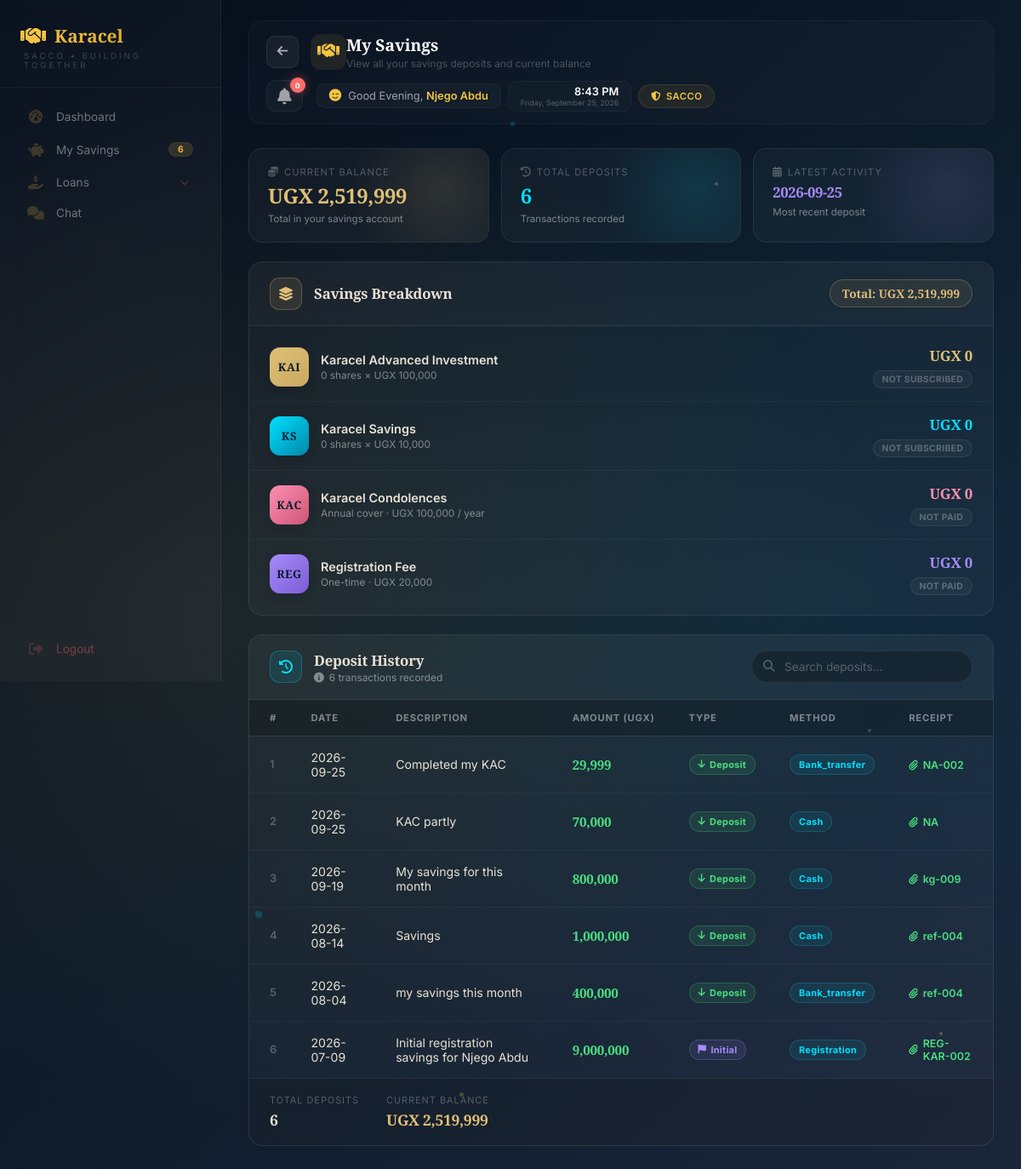
The page /member/savings (signed in) on the database as committed earlier.
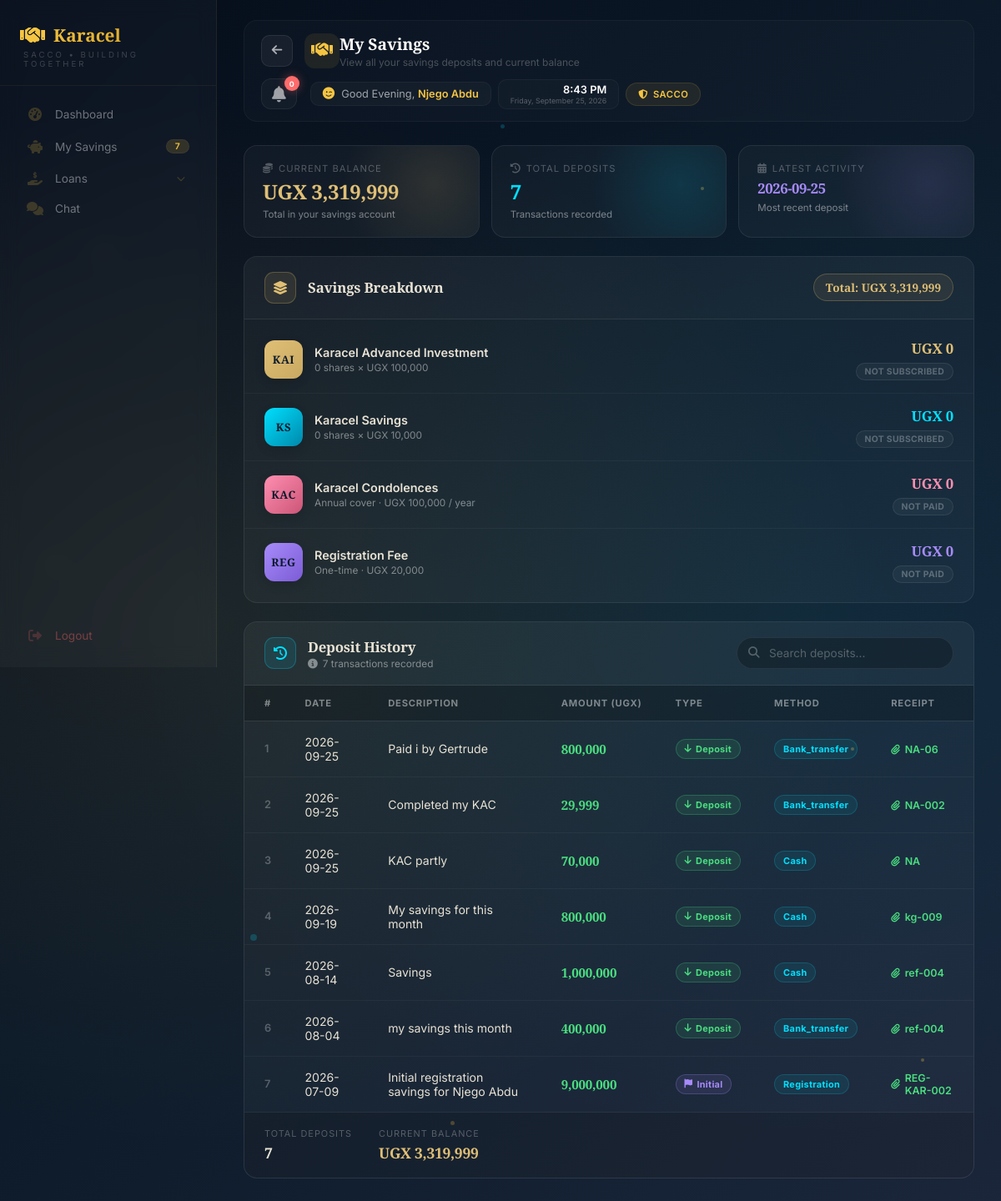
The same page on the database as committed later.
### tables this page shows
CREATE TABLE users (
        id INTEGER PRIMARY KEY AUTOINCREMENT,
        full_name TEXT NOT NULL,
        gender TEXT,
        dob TEXT,
        sacco_number TEXT UNIQUE NOT NULL,
        email TEXT,
        phone TEXT,
        address TEXT,
        password TEXT NOT NULL,
        role TEXT DEFAULT 'member',
        status TEXT DEFAULT 'active',
        savings_balance REAL DEFAULT 0,
        next_of_kin_name TEXT,
        relationship TEXT,
        next_of_kin_phone TEXT,
        registration_date TIMESTAMP DEFAULT CURRENT_TIMESTAMP
    , kai_shares INTEGER DEFAULT 0, ks_shares INTEGER DEFAULT 0, kac_paid INTEGER DEFAULT 0, kac_paid_date TEXT, registration_fee_paid INTEGER DEFAULT 0, registration_fee_paid_date TEXT, account_number TEXT);

CREATE TABLE savings_deposits (
            id INTEGER PRIMARY KEY AUTOINCREMENT,
            user_id INTEGER NOT NULL,
            amount REAL NOT NULL,
            deposit_date TEXT NOT NULL,
            payment_method TEXT,
            receipt_number TEXT,
            notes TEXT,
            created_at TIMESTAMP DEFAULT CURRENT_TIMESTAMP, reference TEXT, savings_type TEXT DEFAULT "KAI", shares INTEGER DEFAULT 0,
            FOREIGN KEY (user_id) REFERENCES users(id)
        );

### app.py (the view)
@app.route("/member/savings")
def member_savings():
    if "user_id" not in session:
        return redirect("/login")
    user_id = session["user_id"]
    db = get_db()
    try:
        member = db.execute("SELECT * FROM users WHERE id = ?", (user_id,)).fetchone()
        if not member:
            db.close()
            flash('Member not found', 'danger')
            return redirect(url_for('member_dashboard'))
        savings_deposits = db.execute("""
            SELECT * FROM savings_deposits
            WHERE user_id = ?
            ORDER BY deposit_date DESC, created_at DESC
        """, (user_id,)).fetchall()
        savings_balance = float(member['savings_balance'] or 0)
        total_savings = savings_balance
        db.close()
        return render_template(
            "member/member-savings.html",
            savings_deposits=savings_deposits,
            savings_balance=savings_balance,
            total_savings=total_savings,
            member=member
        )
    except Exception as e:
        db.close()
        flash(f'Error loading savings: {str(e)}', 'danger')
        return redirect(url_for('member_dashboard'))

### app.py (called while the page is built)
def get_db():
    conn = sqlite3.connect("sacco.db")
    conn.row_factory = sqlite3.Row
    return conn

@app.context_processor
def inject_globals():
    from datetime import datetime
    completed_loans = 0
    try:
        if 'user_id' in session:
            role = session.get('role', '')
            if role in ['treasurer', 'admin', 'chairperson']:
                db = get_db()
                completed_loans = db.execute("SELECT COUNT(*) FROM loans WHERE status = 'completed'").fetchone()[0]
                db.close()
    except Exception as e:
        print(f"Error getting completed_loans: {e}")
    return {
        'now': datetime.now(),
        'completed_loans': completed_loans
    }

### templates/member/member-savings.html (shortened to what the changed rows need)
{% extends "member/member-base.html" %}
{% block page_title %}My Savings{% endblock %}
{% block content %}
{% set savings_deposits = savings_deposits|default([]) %}
{% set savings_balance = savings_balance|default(0) %}
{% set total_savings = total_savings|default(0) %}
<div class="savings-page">
    <div class="savings-summary-strip">
        <div class="savings-summary-card accent-gold">
            <div class="ss-label"><i class="fas fa-coins"></i> Current Balance</div>
            <div class="ss-value gold">UGX {{ "{:,.0f}".format(savings_balance) if savings_balance else '0' }}</div>
            <div class="ss-sub">Total in your savings account</div>
        </div>
        <div class="savings-summary-card accent-blue">
            <div class="ss-label"><i class="fas fa-history"></i> Total Deposits</div>
            <div class="ss-value blue">{{ savings_deposits|length if savings_deposits else 0 }}</div>
            <div class="ss-sub">Transactions recorded</div>
        </div>
        <div class="savings-summary-card accent-purple">
            <div class="ss-label"><i class="fas fa-calendar-alt"></i> Latest Activity</div>
            <div class="ss-value purple" style="font-size: 1.05rem;">
                {% if savings_deposits and savings_deposits|length > 0 %}
                    {{ savings_deposits[0].deposit_date }}
                {% else %}
                    No activity
                {% endif %}
            </div>
            <div class="ss-sub">Most recent deposit</div>
        </div>
    </div>
    <div class="savings-breakdown-panel">
        <div class="savings-breakdown-header">
            <div class="icon-box"><i class="fas fa-layer-group"></i></div>
            <h3>Savings Breakdown</h3>
            <span class="total-pill">
                Total: UGX {{ "{:,.0f}".format(savings_balance) if savings_balance else '0' }}
            </span>
        </div>
    </div>
    <div class="deposits-panel">
        <div class="deposits-header">
            <div class="deposits-header-left">
                <div>
                    <h3>Deposit History</h3>
                    <div class="subtext">
                        <i class="fas fa-info-circle"></i>
                        {{ savings_deposits|length if savings_deposits else 0 }} transaction{{ 's' if (savings_deposits|length if savings_deposits else 0) != 1 else '' }} recorded
                    </div>
                </div>
            </div>
        </div>
        <div class="sv-table-wrapper">
            <table class="sv-table" id="savingsTable">
                <thead>
                    <tr>
                        <th>#</th>
                        <th>Date</th>
                        <th>Description</th>
                        <th>Amount (UGX)</th>
                        <th>Type</th>
                        <th>Method</th>
                        <th>Receipt</th>
                    </tr>
                </thead>
                <tbody id="tableBody">
                    {% if savings_deposits and savings_deposits|length > 0 %}
                        {% for deposit in savings_deposits %}
                            <tr>
                                <td>{{ loop.index }}</td>
                                <td>{{ deposit.deposit_date }}</td>
                                <td>{{ deposit.notes or 'Savings Deposit' }}</td>
                                <td><strong>{{ "{:,.0f}".format(deposit.amount) }}</strong></td>
                                <td>
                                    {% if deposit.payment_method == 'registration' %}
                                        <span class="sv-badge type-initial"><i class="fas fa-flag"></i> Initial</span>
                                    {% else %}
                                        <span class="sv-badge type-deposit"><i class="fas fa-arrow-down"></i> Deposit</span>
                                    {% endif %}
                                </td>
                                <td>
                                    <span class="sv-badge method">
                                        {{ deposit.payment_method|capitalize if deposit.payment_method else 'Cash' }}
                                    </span>
                                </td>
                                <td>
                                    {% if deposit.receipt_number %}
                                        <span class="sv-receipt" title="Receipt available">
                                            <i class="fas fa-paperclip"></i> {{ deposit.receipt_number }}
                                        </span>
                                    {% else %}
                                        <span style="color: rgba(255,255,255,0.15);">—</span>
                                    {% endif %}
                                </td>
                            </tr>
                        {% endfor %}
                    {% endif %}
                </tbody>
            </table>
        </div>
        <div class="sv-table-footer">
            <div class="sv-footer-stats">
                <div class="sv-footer-stat">
                    <span class="fs-label">Total Deposits</span>
                    <span class="fs-value">{{ savings_deposits|length if savings_deposits else 0 }}</span>
                </div>
                <div class="sv-footer-stat">
                    <span class="fs-label">Current Balance</span>
                    <span class="fs-value highlight">UGX {{ "{:,.0f}".format(savings_balance) if savings_balance else '0' }}</span>
                </div>
            </div>
        </div>
    </div>
</div>
{% endblock %}

### templates/member/member-base.html (shortened to what this page needs)
<!DOCTYPE html>
<html lang="en">
<head>
    <link rel="stylesheet" href="https://cdnjs.cloudflare.com/ajax/libs/font-awesome/6.4.0/css/all.min.css">
    <link rel="stylesheet" href="{{ url_for('static', filename='member_dashboard.css') }}">
</head>
<body>
<div class="particles">
    <div class="particle"></div>
    <div class="particle"></div>
    <div class="particle"></div>
    <div class="particle"></div>
    <div class="particle"></div>
    <div class="particle"></div>
    <div class="particle"></div>
    <div class="particle"></div>
</div>
<div class="dashboard-wrapper">
    <aside class="sidebar">
        <div class="sidebar-logo">
            <h2><i class="fas fa-handshake"></i> <span>Karacel</span></h2>
            <p>SACCO • Building Together</p>
        </div>
        <div class="sidebar-nav">
            <a href="#" onclick="navigateTo('dashboard', event)" class="nav-item {% if active_page == 'dashboard' %}active{% endif %}">
                <i class="fas fa-tachometer-alt"></i>
                <span>Dashboard</span>
            </a>
            <a href="#" onclick="navigateTo('savings', event)" class="nav-item {% if active_page == 'savings' %}active{% endif %}">
                <i class="fas fa-piggy-bank"></i>
                <span>My Savings</span>
                <span class="badge">{{ savings_deposits|length if savings_deposits else 0 }}</span>
            </a>
            <div class="nav-dropdown">
                <a href="#" class="nav-item nav-dropdown-toggle" onclick="toggleDropdown(event)">
                    <i class="fas fa-hand-holding-usd"></i>
                    <span>Loans</span>
                    <i class="fas fa-chevron-down"></i>
                </a>
                <a href="{{ url_for('member_chat') }}" class="nav-item {% if active_page == 'chat' %}active{% endif %}">
                    <i class="fas fa-comments"></i>
                    <span>Chat</span>
                </a>
            </div>
            <a href="{{ url_for('logout') }}" class="nav-item logout">
                <i class="fas fa-sign-out-alt"></i>
                <span>Logout</span>
            </a>
        </div>
    </aside>
    <div class="dashboard-container">
        <div class="modern-app-bar">
            <div class="app-bar-left">
                <button type="button" class="nav-back-btn" onclick="memberGoBack()" title="Go back">
                    <i class="fas fa-arrow-left"></i>
                </button>
                <div class="app-bar-icon">
                    <i class="fas fa-handshake"></i>
                </div>
                <div class="app-bar-title">
                    <h2 id="pageTitle">{% block page_title %}Dashboard{% endblock %}</h2>
                    <p id="pageSubtitle">{% block page_subtitle %}Your SACCO overview{% endblock %}</p>
                </div>
            </div>
            <div class="app-bar-right">
                <div class="notification-bell-wrapper" onclick="toggleNotificationDropdown(event)">
                    <i class="fas fa-bell bell-icon"></i>
                    <span class="bell-badge {% if unread_count == 0 %}zero{% endif %}" id="notificationBadge">
                        {{ unread_count if unread_count is defined else 0 }}
                    </span>
                </div>
                <div class="greeting-widget">
                    <i class="fas fa-smile-wink"></i>
                    <span class="greeting-text">
                        Good <span id="greetingTime">Evening</span>,
                        <span id="greetingName" class="greeting-name">{{ member.full_name | safe if member else 'Member' }}</span>
                    </span>
                </div>
                <div class="date-widget">
                    <div class="time" id="currentTime">--:-- --</div>
                    <div class="date" id="currentDate">Loading...</div>
                </div>
                <div class="sacco-badge">
                    <i class="fas fa-shield-alt"></i> SACCO
                </div>
            </div>
        </div>
        {% block content %}
        {% endblock %}
    </div>
</div>
</body>
</html>

Rows that differ between the two databases and show on the page:
changed users "Njego Abdu": savings_balance "2,519,999" → "3,319,999"
added savings_deposits: deposit_date "2026-09-25", notes "Paid i by Gertrude", amount "800,000", shows "Deposit", payment_method "Bank_transfer", receipt_number "NA-06"
Other text that changed with them:
{{ savings_deposits|length if savings_deposits else 0 }}: "6" → "7"
